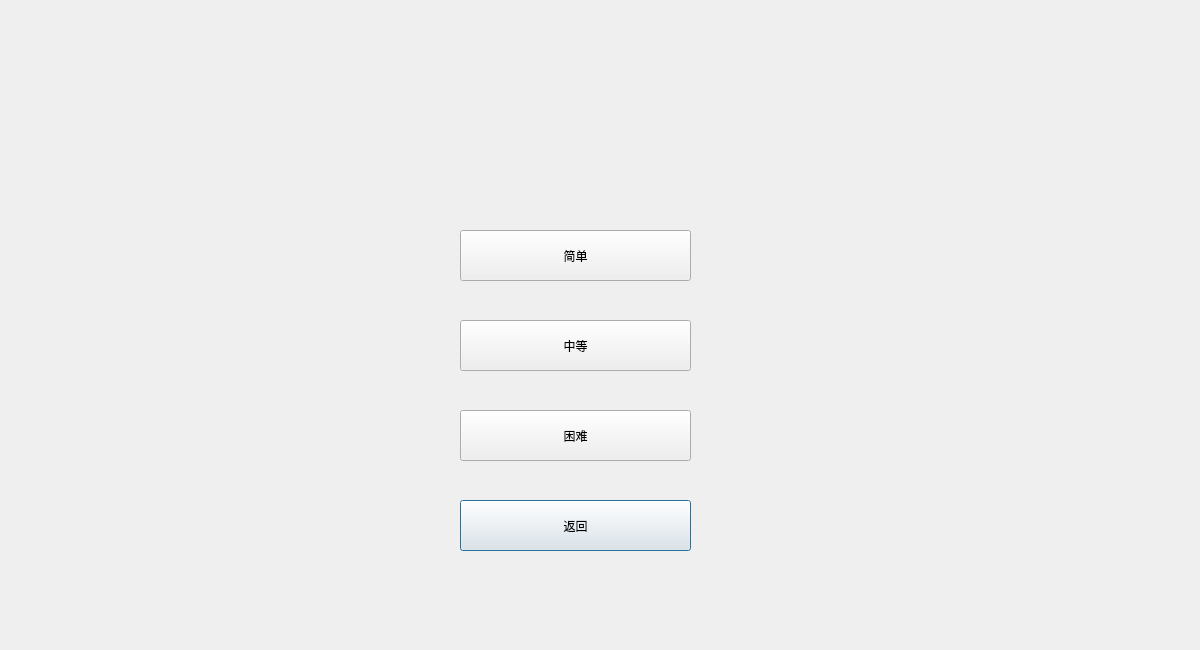
<?xml version="1.0" encoding="UTF-8"?>
<ui version="4.0">
 <class>DifficultyChooseWindow</class>
 <widget class="QDialog" name="DifficultyChooseWindow">
  <property name="geometry">
   <rect>
    <x>0</x>
    <y>0</y>
    <width>1200</width>
    <height>650</height>
   </rect>
  </property>
  <property name="windowTitle">
   <string>Dialog</string>
  </property>
  <widget class="QPushButton" name="QBtnExit">
   <property name="geometry">
    <rect>
     <x>460</x>
     <y>500</y>
     <width>231</width>
     <height>51</height>
    </rect>
   </property>
   <property name="text">
    <string>返回</string>
   </property>
  </widget>
  <widget class="QPushButton" name="QBtnSimple">
   <property name="geometry">
    <rect>
     <x>460</x>
     <y>230</y>
     <width>231</width>
     <height>51</height>
    </rect>
   </property>
   <property name="text">
    <string>简单</string>
   </property>
  </widget>
  <widget class="QPushButton" name="QBtnMedium">
   <property name="geometry">
    <rect>
     <x>460</x>
     <y>320</y>
     <width>231</width>
     <height>51</height>
    </rect>
   </property>
   <property name="text">
    <string>中等</string>
   </property>
  </widget>
  <widget class="QPushButton" name="QBtnDifficult">
   <property name="geometry">
    <rect>
     <x>460</x>
     <y>410</y>
     <width>231</width>
     <height>51</height>
    </rect>
   </property>
   <property name="text">
    <string>困难</string>
   </property>
  </widget>
 </widget>
 <resources/>
 <connections/>
</ui>
